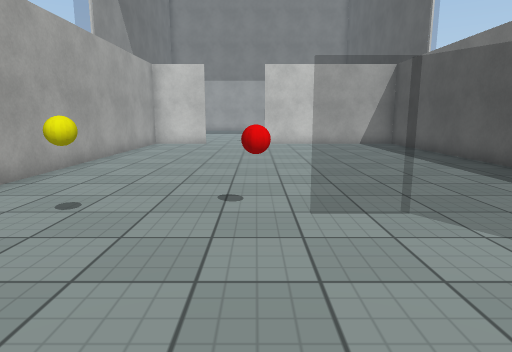
view 1 (above)

14 first-person views from a walk through a Unity game level. The camera is 1.3 m above the floor, tilts 10° down and sees 75° across. The floor is counted in squares, 1 m on a side. Each view is taken from the middle of a square. On the plan, view 1 faces up. The plan holds only what a view shows up to about 14 squares ahead; the rest is blank. The place goes on beyond the plan. The player character is not drawn. Surface patterns are stand-ins for the level's own textures.

view 2
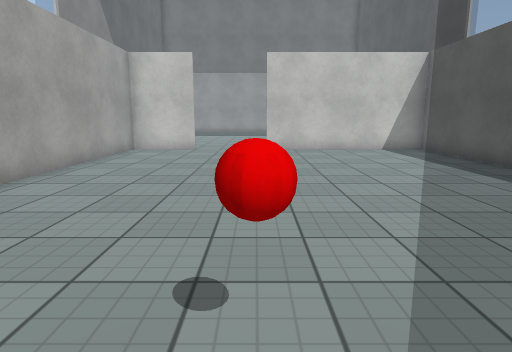

view 3
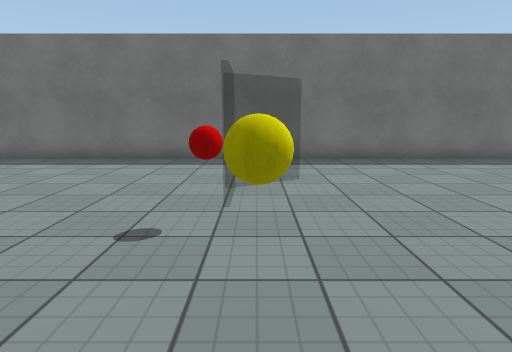

view 4
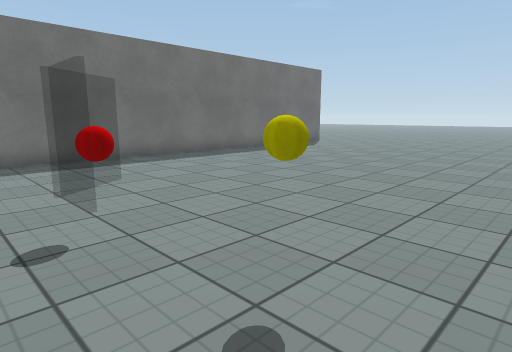

view 5
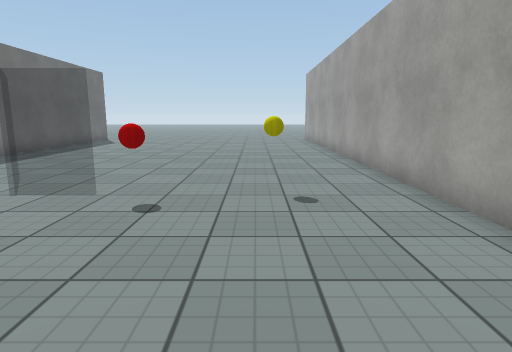

view 6
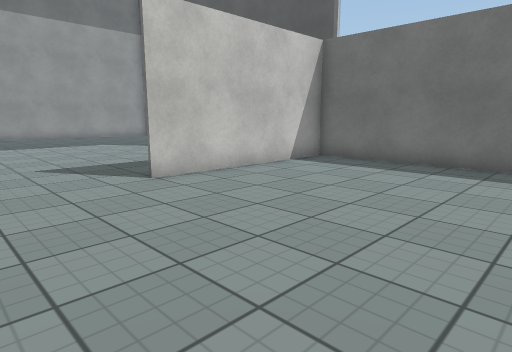

view 7
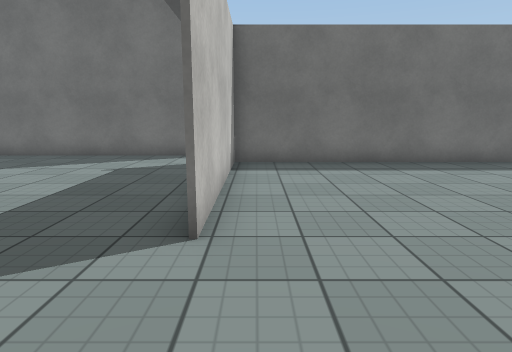

view 8
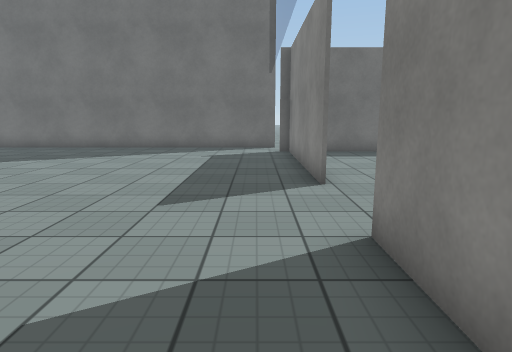

view 9
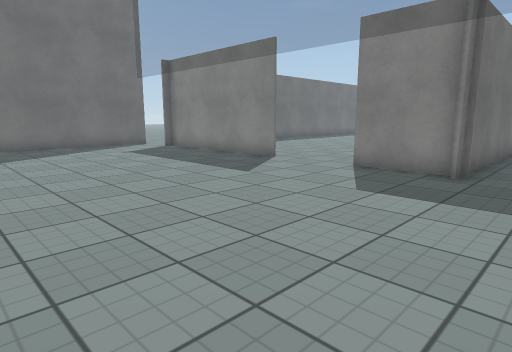

view 10
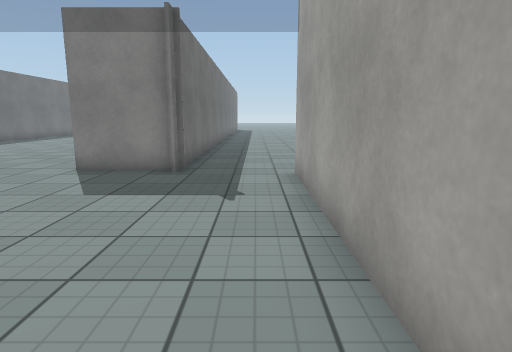

view 11
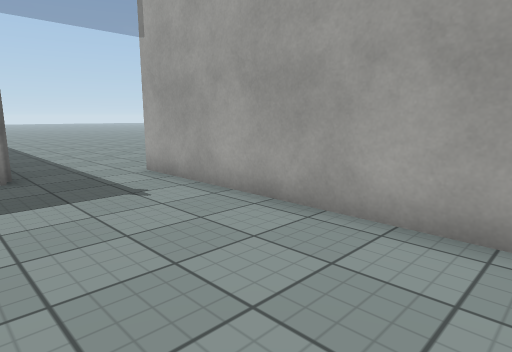

view 12
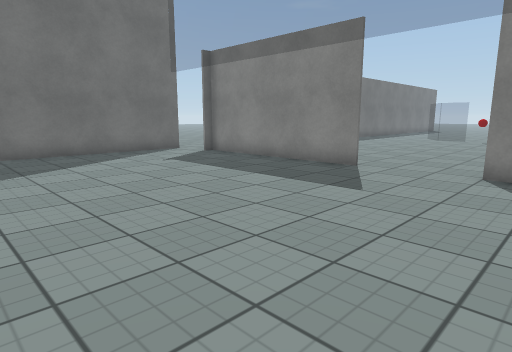

view 13
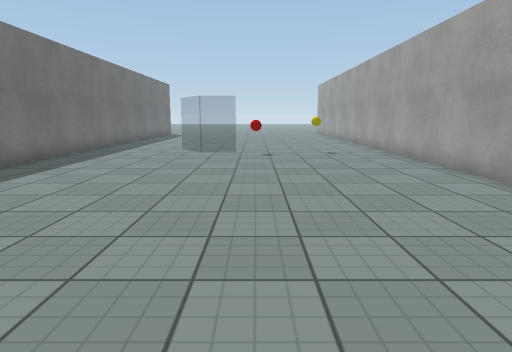

view 14
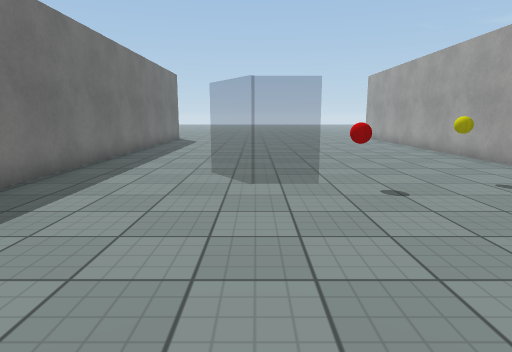

### Floor plan
Points are (right, up) in squares from view 1. A wall is a line through its corners. A room is listed if a view was taken in it or the views show most of it. See-through windows are left out.
Room 1 (views 1, 2, 3, 4, 5, 6, 7, 14)
walls: (-2.4, 16.6) (-5, 16.6) (-5, -3.5); (6.9, 16.6) (0.4, 16.6); (6.7, -3.5) (6.7, 17.1)
ways out: opening at (-1, 17) to room 2
objects: other object (-2, 4); other object (0, 5)
Room 2 (views 8, 9, 10, 11, 12, 13)
walls: (0.4, 16.7) (6.8, 16.7); (-5.2, 16.7) (-2.4, 16.7); (-7.9, 24.6) (-7.9, 17.1); (8.5, 17.2) (8.5, 24.9)
ways out: opening at (-1, 17) to room 1; opening at (-6.5, 17.5)

Positions as (right, up) in squares from view 1, and headings:
1: (0, 0), facing up
2: (0, 3), facing up
3: (-4, 4), facing right
4: (-4, 6), facing down-right
5: (-2, 10), facing down
6: (-3, 10), facing up-right
7: (-3, 16), facing right
8: (-6, 18), facing right
9: (-7, 25), facing down-right
10: (-7, 25), facing down
11: (-4, 25), facing down-left
12: (-4, 25), facing down-right
13: (0, 17), facing down
14: (2, 11), facing down
